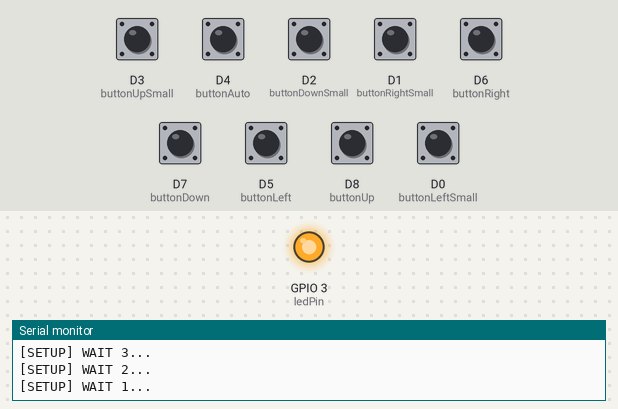
A sketch run on a simulated ESP8266 (NodeMCU). On the bench: output pins drawn as LEDs (lit = HIGH), the last lines printed to the serial monitor. The test bench sets the inputs (shaded band); at power-on: D0 (buttonLeftSmall), D1 (buttonRightSmall), D2 (buttonDownSmall), D3 (buttonUpSmall), D4 (buttonAuto), D5 (buttonLeft), D6 (buttonRight), D7 (buttonDown), D8 (buttonUp) HIGH. WiFi joins after 1.5 s; servers stay silent unless stated; uploads are accepted with an empty reply.

Above: at 3.1 s.
At 52.6 s:
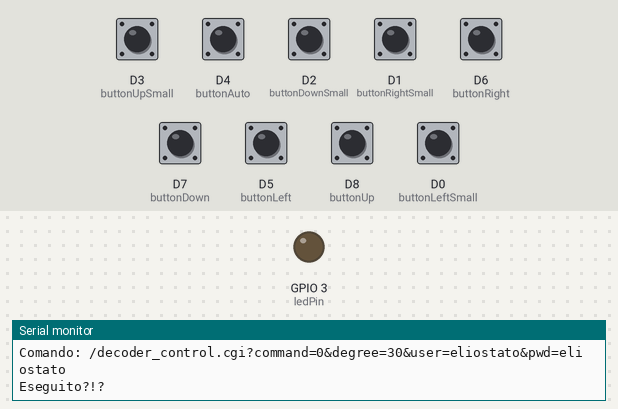
Timing chart, 0 to 54.1 s (numbered marks = the images above):
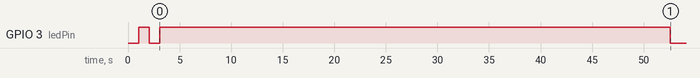

The sketch:

eliostato-manuale-201.ino
```cpp
/*
 The circuit:
 * LED attached from pin 13 to ground
 * pushbutton attached between Button pin and o +5V
 * 10K resistor attached between Button pin and ground
 */

// Network settings:
#include <Arduino.h>
#include <ESP8266WiFi.h>
#include <ESP8266WiFiMulti.h>
#define USE_SERIAL Serial

ESP8266WiFiMulti WiFiMulti;
WiFiClient client;

const char host[] = "192.168.1.239";
const char mySSID[] = "wireless";
const char myPass[] = "testami1";
const int Port = 2239;

// Camera settings:
 String CameraCommandBASE = "/decoder_control.cgi?command=#COMMAND#&degree=#DEGREES#&user=#USER#&pwd=#PASS#";
 String CameraPTZ_UP = "0";
 String CameraPTZ_DOWN = "2";
 String CameraPTZ_CW = "6"; // Ruota in senso orario
 String CameraPTZ_CCW = "4"; // Ruota in senso antiorario
 int CameraRESET_TIME = 10000; // Secondi per passare da un estremo all'altro
 int CameraCENTER_TIME = 5000; // Secondi necessari per centratura
 String CamURL_BASE = "";
 String CameraUser = "eliostato";
 String CameraPwd = "eliostato";
 const String PTZ_STEP="10";
 const String PTZ_STEP_SMALL="2";

String temp;

// set pin numbers:
const int buttonUp = D8;
const int buttonDown = D7;
const int buttonRight = D6;
const int buttonLeft = D5;
const int buttonAuto = D4;
const int buttonUpSmall = D3;
const int buttonDownSmall = D2;
const int buttonRightSmall = D1;
const int buttonLeftSmall = D0;

const int ledPin = D9; // the number of the LED pin

// Variables will change:
int ledState = HIGH;         // the current state of the output pin
int buttonUpState;             // the current reading from the input pin
int buttonDownState;             // the current reading from the input pin
int buttonRightState;             // the current reading from the input pin
int buttonLeftState;             // the current reading from the input pin
int buttonUpSmallState;             // the current reading from the input pin
int buttonDownSmallState;             // the current reading from the input pin
int buttonRightSmallState;             // the current reading from the input pin
int buttonLeftSmallState;             // the current reading from the input pin
int buttonAutoState;             // the current reading from the input pin

int lastButtonUpState = HIGH;   // the previous reading from the input pin
int lastButtonDownState= HIGH;   // the previous reading from the input pin
int lastButtonRightState = HIGH;   // the previous reading from the input pin
int lastButtonLeftState = HIGH;   // the previous reading from the input pin
int lastButtonUpSmallState = HIGH;   // the previous reading from the input pin
int lastButtonDownSmallState= HIGH;   // the previous reading from the input pin
int lastButtonRightSmallState = HIGH;   // the previous reading from the input pin
int lastButtonLeftSmallState = HIGH;   // the previous reading from the input pin
int lastButtonAutoState = HIGH;   // the previous reading from the input pin

// the following variables are long's because the time, measured in miliseconds,
// will quickly become a bigger number than can be stored in an int.
long lastDebounceTimeUp = 0;  // the last time the output pin was toggled
long lastDebounceTimeDown = 0;  // the last time the output pin was toggled
long lastDebounceTimeRight = 0;  // the last time the output pin was toggled
long lastDebounceTimeLeft = 0;  // the last time the output pin was toggled
long lastDebounceTimeUpSmall = 0;  // the last time the output pin was toggled
long lastDebounceTimeDownSmall = 0;  // the last time the output pin was toggled
long lastDebounceTimeRightSmall = 0;  // the last time the output pin was toggled
long lastDebounceTimeLeftSmall = 0;  // the last time the output pin was toggled
long lastDebounceTimeAuto = 0;  // the last time the output pin was toggled
long debounceDelay = 50;    // the debounce time; increase if the output flickers


int SendCommandToCam(String CamURL, String CamCommand, String CommandDegrees) {
     USE_SERIAL.print("Connessione al router: ");
   if (!client.connect(host, Port)) {
     Serial.print("OPS! ERRORE DI CONNESSIONE A: ");
     USE_SERIAL.print(host);
     USE_SERIAL.print(":");
     USE_SERIAL.println(Port);
     } else {
      Serial.println("Ok.");
    }

  CamURL.replace("#COMMAND#",CamCommand);
  CamURL.replace("#DEGREES#",CommandDegrees);

  USE_SERIAL.println("Comando: " + CamURL);

  client.print("GET " + CamURL + " HTTP/1.1\r\n" +
               "Host: " + "http://192.168.1.239" + "\r\n" +
               "Connection: close\r\n\r\n");
  // Read all the lines of the reply from server and print them to Serial
  while(client.available()){
    String line = client.readStringUntil('\r');
    //USE_SERIAL.println("Risultato = " + line);
  }
  USE_SERIAL.println("Eseguito?!?\n");
}


void setup() {
  pinMode(buttonUp, INPUT);
  pinMode(buttonDown, INPUT);
  pinMode(buttonLeft, INPUT);
  pinMode(buttonRight, INPUT);
  pinMode(buttonAuto, INPUT);
  pinMode(buttonUpSmall, INPUT);
  pinMode(buttonDownSmall, INPUT);
  pinMode(buttonLeftSmall, INPUT);
  pinMode(buttonRightSmall, INPUT);
  pinMode(buttonAuto, INPUT);
  pinMode(ledPin, OUTPUT);


digitalWrite(buttonUp,buttonUpState);
digitalWrite(buttonDown,buttonDownState);
digitalWrite(buttonRight,buttonRightState);
digitalWrite(buttonLeft,buttonLeftState);
digitalWrite(buttonUpSmall,buttonUpSmallState);
digitalWrite(buttonDownSmall,buttonDownSmallState);
digitalWrite(buttonRightSmall,buttonRightSmallState);
digitalWrite(buttonLeftSmall,buttonLeftSmallState);
digitalWrite(buttonAuto,buttonAutoState);

  // set initial LED state
  digitalWrite(ledPin, LOW);

   Serial.begin(9600);

   // Setup the base url once with login data:
   temp = CameraCommandBASE;
   temp.replace("#USER#",CameraUser);
   temp.replace("#PASS#",CameraPwd);

   USE_SERIAL.println("URL in setup = " + temp);

  // Countdown to program start
   for(uint8_t t = 4; t > 0; t--) {
        USE_SERIAL.printf("[SETUP] WAIT %d...\n", t);
        USE_SERIAL.flush();
        ledState = !ledState;
        digitalWrite(ledPin,ledState);
        delay(1000);
    }

    USE_SERIAL.print("Connessione a rete: ");
    USE_SERIAL.print(mySSID);
    USE_SERIAL.print(",");
    USE_SERIAL.println(myPass);

    WiFiMulti.addAP(mySSID, myPass);
    while (WiFiMulti.run() != WL_CONNECTED) {
      delay(500);
    Serial.print(".");
    }
    USE_SERIAL.println("OK");
}

void loop() {
   if((WiFiMulti.run() == WL_CONNECTED)) {

      // read the state of the switch into a local variable:
      int readingUp = digitalRead(buttonUp);
      int readingDown = digitalRead(buttonDown);
      int readingRight = digitalRead(buttonRight);
      int readingLeft = digitalRead(buttonLeft);
      int readingUpSmall = digitalRead(buttonUpSmall);
      int readingDownSmall = digitalRead(buttonDownSmall);
      int readingRightSmall = digitalRead(buttonRightSmall);
      int readingLeftSmall = digitalRead(buttonLeftSmall);
      int readingAuto = digitalRead(buttonAuto);

/*Serial.print(readingUp);
Serial.print(", ");
Serial.print(readingDown);
Serial.print(", ");
Serial.print(readingRight);
Serial.print(", ");
Serial.print(readingLeft);
Serial.print(", ");
Serial.print(readingUpSmall);
Serial.print(", ");
Serial.print(readingDownSmall);
Serial.print(", ");
Serial.print(readingRightSmall);
Serial.print(", ");
Serial.print(readingLeftSmall);
Serial.print(", ");
Serial.print(readingAuto);
Serial.println("");
*/      // check to see if you just pressed the button
      // (i.e. the input went from LOW to HIGH),  and you've waited
      // long enough since the last press to ignore any noise:

      // If the switch changed, due to noise or pressing:
      if (readingUp != lastButtonUpState) {
        // reset the debouncing timer
        Serial.println("prePREMUTO up");
        lastDebounceTimeUp = millis();
      }

      // If the switch changed, due to noise or pressing:
      if (readingDown != lastButtonDownState) {
        // reset the debouncing timer
        Serial.println("prePREMUTO down");
        lastDebounceTimeDown = millis();
      }

      // If the switch changed, due to noise or pressing:
      if (readingRight != lastButtonRightState) {
        // reset the debouncing timer
        Serial.println("prePREMUTO right");
        lastDebounceTimeRight = millis();
      }

      // If the switch changed, due to noise or pressing:
      if (readingLeft != lastButtonLeftState) {
        // reset the debouncing timer
        Serial.println("prePREMUTO left");
        lastDebounceTimeLeft = millis();
      }

      // If the switch changed, due to noise or pressing:
      if (readingAuto != lastButtonAutoState) {
        Serial.println("prePREMUTO auto");
        // reset the debouncing timer
        lastDebounceTimeAuto = millis();
      }

      // If the switch changed, due to noise or pressing:
      if (readingUpSmall != lastButtonUpSmallState) {
        Serial.println("prePREMUTO UpSmall");
        // reset the debouncing timer
        lastDebounceTimeUpSmall = millis();
      }

      // If the switch changed, due to noise or pressing:
      if (readingDownSmall != lastButtonDownSmallState) {
        Serial.println("prePREMUTO DownSmall");
        // reset the debouncing timer
        lastDebounceTimeDownSmall = millis();
      }

      // If the switch changed, due to noise or pressing:
      if (readingRightSmall != lastButtonRightSmallState) {
        Serial.println("prePREMUTO RightSmall");
        // reset the debouncing timer
        lastDebounceTimeRightSmall = millis();
      }

      // If the switch changed, due to noise or pressing:
      if (readingLeftSmall != lastButtonLeftSmallState) {
        Serial.println("prePREMUTO LeftSmall");
        // reset the debouncing timer
        lastDebounceTimeLeftSmall = millis();
      }


      if ((millis() - lastDebounceTimeUp) > debounceDelay) {
        if (readingUp != buttonUpState) {
          buttonUpState = readingUp;
          if (buttonUpState == HIGH) {
            ledState = !ledState;
            Serial.println("finalPREMUTO Up");
            SendCommandToCam(temp, CameraPTZ_UP, PTZ_STEP);
          }
        }
      }

      if ((millis() - lastDebounceTimeDown) > debounceDelay) {
        if (readingDown != buttonDownState) {
          buttonDownState = readingDown;
          if (buttonDownState == HIGH) {
            ledState = !ledState;
            Serial.println("finalPREMUTO Down");
            SendCommandToCam(temp, CameraPTZ_DOWN, PTZ_STEP);
          }
        }
      }

      if ((millis() - lastDebounceTimeRight) > debounceDelay) {
        if (readingRight != buttonRightState) {
          buttonRightState = readingRight;
          if (buttonRightState == HIGH) {
            ledState = !ledState;
            Serial.println("finalPREMUTO Right");
            SendCommandToCam(temp, CameraPTZ_CW, PTZ_STEP);
          }
        }
      }

      if ((millis() - lastDebounceTimeLeft) > debounceDelay) {
        if (readingLeft != buttonLeftState) {
          buttonLeftState = readingLeft;
          if (buttonLeftState == HIGH) {
            ledState = !ledState;
            Serial.println("finalPREMUTO Left");
            SendCommandToCam(temp, CameraPTZ_CCW, PTZ_STEP);
          }
        }
      }


      ///////////////////

      if ((millis() - lastDebounceTimeUpSmall) > debounceDelay) {
        if (readingUpSmall != buttonUpSmallState) {
          buttonUpSmallState = readingUpSmall;
          if (buttonUpSmallState == HIGH) {
            ledState = !ledState;
            Serial.println("finalPREMUTO UpSmall");
            SendCommandToCam(temp, CameraPTZ_UP, PTZ_STEP_SMALL);
          }
        }
      }

      if ((millis() - lastDebounceTimeDownSmall) > debounceDelay) {
        if (readingDownSmall != buttonDownSmallState) {
          buttonDownSmallState = readingDownSmall;
          if (buttonDownSmallState == HIGH) {
            ledState = !ledState;
            Serial.println("finalPREMUTO DownSmall");
            SendCommandToCam(temp, CameraPTZ_DOWN, PTZ_STEP_SMALL);
          }
        }
      }

      if ((millis() - lastDebounceTimeRight) > debounceDelay) {
        if (readingRightSmall != buttonRightSmallState) {
          buttonRightSmallState = readingRightSmall;
          if (buttonRightSmallState == HIGH) {
            ledState = !ledState;
            Serial.println("finalPREMUTO RightSmall");
            SendCommandToCam(temp, CameraPTZ_CW, PTZ_STEP_SMALL);
          }
        }
      }

      if ((millis() - lastDebounceTimeLeft) > debounceDelay) {
        if (readingLeftSmall != buttonLeftSmallState) {
          buttonLeftSmallState = readingLeftSmall;
          if (buttonLeftSmallState == HIGH) {
            ledState = !ledState;
            Serial.println("finalPREMUTO LeftSmall");
            SendCommandToCam(temp, CameraPTZ_CCW, PTZ_STEP_SMALL);
          }
        }
      }

//////////////

      if ((millis() - lastDebounceTimeAuto) > debounceDelay) {
        if (readingAuto != buttonAutoState) {
          buttonAutoState = readingAuto;
          if (buttonAutoState == HIGH) {
            ledState = !ledState;
            Serial.println("finalPREMUTO Auto");

              // Start position (reset):
            SendCommandToCam(temp, CameraPTZ_CW, "300");
            delay(10000);
            SendCommandToCam(temp, CameraPTZ_CCW, "120");
            delay(5000);
            SendCommandToCam(temp, CameraPTZ_UP, "200");
            delay(5000);
            SendCommandToCam(temp, CameraPTZ_DOWN, "90");
            delay(5000);

            // Standard position:
            SendCommandToCam(temp, CameraPTZ_CW, "20");
            delay(2000);
            SendCommandToCam(temp, CameraPTZ_UP, "30");
            delay(2000);

          }
        }
      }

      // set the LED:
      digitalWrite(ledPin, ledState);

      // save the reading.  Next time through the loop,
      // it'll be the lastButtonState:
      lastButtonUpState = readingUp;
      lastButtonDownState= readingDown;
      lastButtonRightState = readingRight;
      lastButtonLeftState = readingLeft;
      lastButtonUpSmallState = readingUpSmall;
      lastButtonDownSmallState= readingDownSmall;
      lastButtonRightSmallState = readingRightSmall;
      lastButtonLeftSmallState = readingLeftSmall;
      lastButtonAutoState = readingAuto                                    ;
      //Serial.print(".");
   }
}
```

Measured:
- by itself, GPIO 3 (ledPin): HIGH → LOW at 2.1 s, → HIGH 1.0 s later, → LOW 49.5 s later
